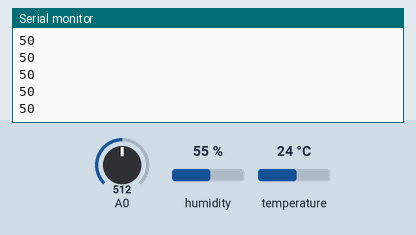
Recording of a sketch running on a simulated ESP8266 (NodeMCU). On the bench: the last lines printed to the serial monitor. The inputs (shaded band) are chosen by the test bench; at power-on: A0 = 512, humidity 55 %, temperature 24 °C. WiFi joins after 1.5 s; servers stay silent unless stated.

Above: at 5.0 s.
5.1 s: A0 set to 716
At 5.11 s:
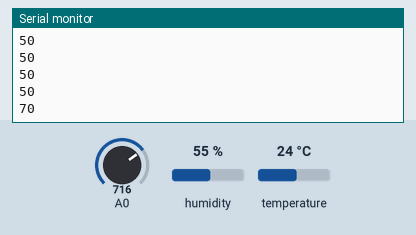
6.6 s: A0 set to 900
At 6.61 s:
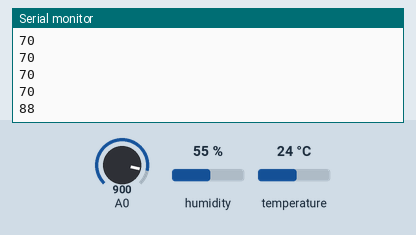
Timing chart, 0 to 9.6 s (numbered marks = the images above; inputs shaded):
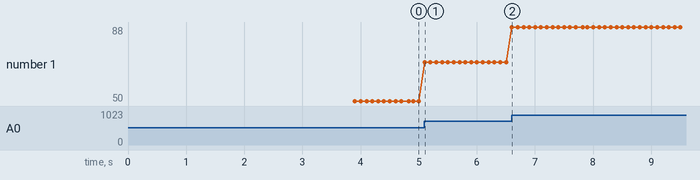

Measured:
- after the input at 5.1 s, the serial monitor: prints a new line at once (image 1)
- after the input at 6.6 s, the serial monitor: prints a new line at once (image 2)
- plotted number 1: 50 → 70 after the input at 5.1 s, 70 → 88 after the input at 6.6 s

The sketch:

NODEMCU_-_BLYNK_-_DHT11_YL69.ino
```cpp
//TARJETA NODEMCU CON SENSOR DE HUMEDAD DE SUELO YL69 Y SENSOR DE T Y H ATMOSFÉRICO DHT11
//CULTIVANDO COSMOS 1.1 - 2022
//PARA EL CONTROL Y MONITOREO DE LA TEMPERATURA Y HUMEDAD DEL AIRE Y LA TIERRA
//

#define BLYNK_PRINT Serial


#include <ESP8266WiFi.h> //LIBRERIA PARA QUE FUNCIONE LA TARJETA EN MODO WIFI
#include <BlynkSimpleEsp8266.h> //LIBRERIA PARA PODER USAR LA APLICACIÓN BLYNK
#include <DHT.h> //LIBRERIA PARA QUE FUNCIONE EL TERMOMETRO DHT11


// You should get Auth Token in the Blynk App.
// Go to the Project Settings (nut icon).
char auth[] = "aahlCOeIcIh8FS3OcwHXYgXmBqTpnKT1"; //TOKEN PARA CONECTAR MI CELULAR CON LA TARJETA NODEMCU

// Your WiFi credentials.
// Set password to "" for open networks.
char ssid[] = "LUDOCORI 1"; //NOMBRE DEL WIFI
char pass[] = "ludocori1234"; //CONTRASEÑA DEL WIFI

#define DHTPIN 0          // CONECTAR AL PIN D3

// Uncomment whatever type you're using!
#define DHTTYPE DHT11     // QUITAR SLASH EN CASO DE USAR EL SENSOR DHT 11
//#define DHTTYPE DHT22   // DHT 22, AM2302, AM2321
//#define DHTTYPE DHT21   // DHT 21, AM2301

DHT dht(DHTPIN, DHTTYPE);  //ACTIVAR LIBRERIA DHT
BlynkTimer timer;         //ACTIVAR LIBRERIA BLYNKTIMER PARA MEDIR CADA CIERTOS SEGUNDOS

void moisture() {
  int value = analogRead(A0);
  value = map(value, 0, 1023, 0, 100);
  Blynk.virtualWrite(V0, value);

  Serial.println(value);
}

// This function sends Arduino's up time every second to Virtual Pin (5).
// In the app, Widget's reading frequency should be set to PUSH. This means
// that you define how often to send data to Blynk App.

void sendSensor()  //INICIO DE FUNCIÓN QUE MIDE HUMEDAD Y TEMPERATURA DEL DHT11
{
  float h = dht.readHumidity();
  float t = dht.readTemperature(); // or dht.readTemperature(true) for Fahrenheit

  if (isnan(h) || isnan(t)) {
    Serial.println("Failed to read from DHT sensor!");
    return;
  }
  // You can send any value at any time.
  // Please don't send more that 10 values per second.
  Blynk.virtualWrite(V5, t);    //TRASPASO DE DATOS DE TEMPERATURA A PIN VIRTUAL V5
  Blynk.virtualWrite(V6, h);    //TRASPASO DE DATOS DE HUMEDAD A PIN VIRTUAL V6
}

void setup()
{
  // Debug console
  Serial.begin(9600);        //COMUNICACIÓN DE DATOS A UNA VELOCIDAD DE 9600 BAUDIOS

  Blynk.begin(auth, ssid, pass,"blynk.mindsteam.cl",8080);        //INICIO DE FUNCIÓN BLYNK CON CONEXIÓN A SERVER
  // You can also specify server:
  //Blynk.begin(auth, ssid, pass, "blynk-cloud.com", 8442);
  //Blynk.begin(auth, ssid, pass, IPAddress(192,168,1,100), 8442);
 Serial.println("Reading From the Sensor ...");    //ESCRIBIR EN MONITOR SERIAL EL MENSAJE
 delay(2000);
  dht.begin();  //INICIO DE FUNCIÓN DEL TERMÓMETRO

  // Setup a function to be called every second
  timer.setInterval(1000L, sendSensor);
  timer.setInterval(100L, moisture);
}

void loop()        //REPETICIÓN DE CÓDIGO
{
  Blynk.run();                //CORRER PROGRAMA BLYNK
  timer.run();
}
```
